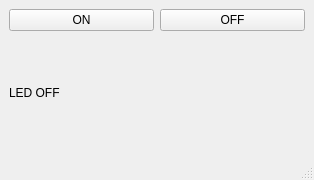
<?xml version="1.0" encoding="UTF-8"?>
<ui version="4.0">
 <class>MainWindow</class>
 <widget class="QMainWindow" name="MainWindow">
  <property name="geometry">
   <rect>
    <x>0</x>
    <y>0</y>
    <width>314</width>
    <height>180</height>
   </rect>
  </property>
  <property name="windowTitle">
   <string>LED - IE3 2019</string>
  </property>
  <widget class="QWidget" name="centralwidget">
   <layout class="QVBoxLayout" name="verticalLayout">
    <item>
     <layout class="QHBoxLayout" name="horizontalLayout">
      <item>
       <widget class="QPushButton" name="btn1">
        <property name="text">
         <string>ON</string>
        </property>
       </widget>
      </item>
      <item>
       <widget class="QPushButton" name="btn2">
        <property name="text">
         <string>OFF</string>
        </property>
       </widget>
      </item>
     </layout>
    </item>
    <item>
     <widget class="QLabel" name="OnOffTxt">
      <property name="text">
       <string>LED OFF</string>
      </property>
     </widget>
    </item>
   </layout>
  </widget>
  <widget class="QMenuBar" name="menubar">
   <property name="geometry">
    <rect>
     <x>0</x>
     <y>0</y>
     <width>314</width>
     <height>21</height>
    </rect>
   </property>
  </widget>
  <widget class="QStatusBar" name="statusbar"/>
 </widget>
 <resources/>
 <connections/>
</ui>
